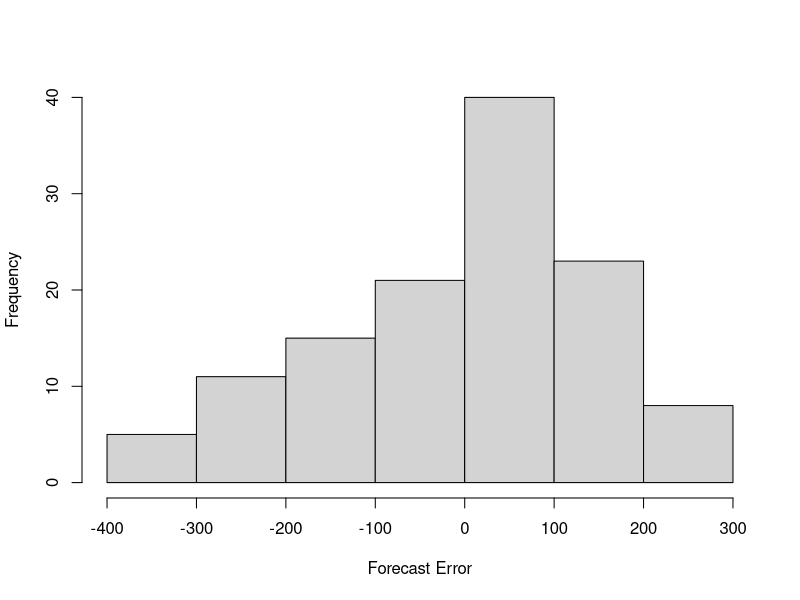

Here is the R script that generated this plot:
library(forecast)

Amtrak.data <- read.csv("Amtrak data.csv")
ridership.ts <- ts(Amtrak.data$Ridership, start = c(1991, 1), end = c(2004, 3), freq = 12)

stepsAhead <- 36
nTrain <- length(ridership.ts) - stepsAhead
train.ts <- window(ridership.ts, start = c(1991, 1), end = c(1991, nTrain))
valid.ts <- window(ridership.ts, start = c(1991, nTrain + 1), end = c(1991, nTrain + stepsAhead))
ridership.lm <-  tslm(train.ts ~ trend + I(trend^2))
ridership.lm.pred <- forecast(ridership.lm, h = stepsAhead, level = 0)
names(ridership.lm.pred)

# Figure 3-4
hist(ridership.lm.pred$residuals,  ylab = "Frequency", xlab = "Forecast Error", bty = "l", main = "")
